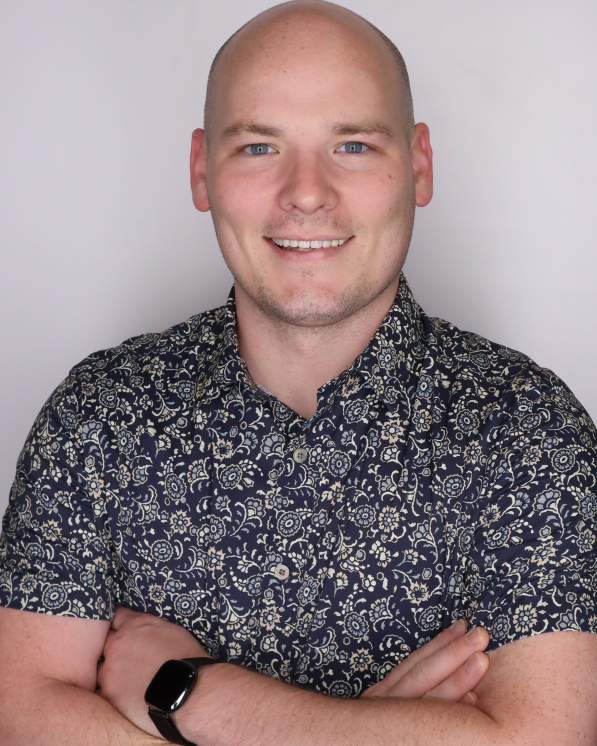
#> input picture myface.jpeg, 1790 x 2237 px (shown at 1/3 size)
$ python image_resizer.py
#> lines starting #> are read from the running program, lines starting #| are printed output that depends on the picture
#> the answer given: 100
#> the answer given: 100
# install pillow - done
# import pillow - done
# open image using python
# print current size
# specify new size
# save new image
from PIL import Image

def resize_image(size1, size2):
#> called with size1 = 100, size2 = 100
    image = Image.open("myface.jpeg")
#> image is the input picture: PIL image 1790x2237 RGB; mean R, G, B 146.4, 130.1, 133

    resized_image = image.resize((size1, size2))
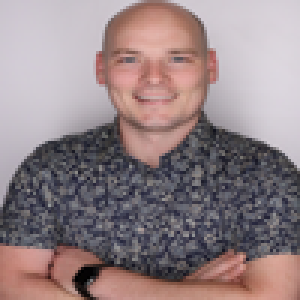
#> resized_image: PIL image 100x100 RGB (shown 3 times larger); mean R, G, B 146.4, 130.1, 133

    resized_image.save("myface_" + str(size1) + "x" + str(size2) + ".jpeg")

    print(f"Current size: {image.size}")
#| Current size: (1790, 2237)

size1 = int(input("Enter Length: "))
size2 = int(input("Enter Width: "))

resize_image(size1,size2)
